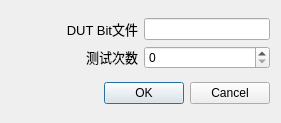
<?xml version="1.0" encoding="UTF-8"?>
<ui version="4.0">
 <class>LogicTestClass</class>
 <widget class="QDialog" name="LogicTestClass">
  <property name="geometry">
   <rect>
    <x>0</x>
    <y>0</y>
    <width>281</width>
    <height>123</height>
   </rect>
  </property>
  <property name="windowTitle">
   <string>DUT 设置</string>
  </property>
  <layout class="QGridLayout" name="gridLayout_2">
   <item row="0" column="0">
    <layout class="QGridLayout" name="gridLayout">
     <item row="0" column="0">
      <widget class="QLabel" name="labl_3">
       <property name="font">
        <font>
         <family>Arial</family>
         <pointsize>10</pointsize>
        </font>
       </property>
       <property name="text">
        <string>DUT Bit文件</string>
       </property>
       <property name="alignment">
        <set>Qt::AlignRight|Qt::AlignTrailing|Qt::AlignVCenter</set>
       </property>
      </widget>
     </item>
     <item row="0" column="1">
      <widget class="QLineEdit" name="adcTypeLineEdit">
       <property name="sizePolicy">
        <sizepolicy hsizetype="Preferred" vsizetype="Fixed">
         <horstretch>0</horstretch>
         <verstretch>0</verstretch>
        </sizepolicy>
       </property>
      </widget>
     </item>
     <item row="1" column="0">
      <widget class="QLabel" name="labl_4">
       <property name="font">
        <font>
         <family>Arial</family>
         <pointsize>10</pointsize>
        </font>
       </property>
       <property name="text">
        <string>&lt;!DOCTYPE HTML PUBLIC &quot;-//W3C//DTD HTML 4.0//EN&quot; &quot;http://www.w3.org/TR/REC-html40/strict.dtd&quot;&gt;
&lt;html&gt;&lt;head&gt;&lt;meta name=&quot;qrichtext&quot; content=&quot;1&quot; /&gt;&lt;style type=&quot;text/css&quot;&gt;
p, li { white-space: pre-wrap; }
&lt;/style&gt;&lt;/head&gt;&lt;body style=&quot; font-family:'Arial'; font-size:10pt; font-weight:400; font-style:normal;&quot;&gt;
&lt;p style=&quot; margin-top:0px; margin-bottom:0px; margin-left:0px; margin-right:0px; -qt-block-indent:0; text-indent:0px;&quot;&gt;测试次数&lt;/p&gt;&lt;/body&gt;&lt;/html&gt;</string>
       </property>
       <property name="alignment">
        <set>Qt::AlignRight|Qt::AlignTrailing|Qt::AlignVCenter</set>
       </property>
      </widget>
     </item>
     <item row="1" column="1">
      <widget class="QDoubleSpinBox" name="vaDoubleSpinBox">
       <property name="sizePolicy">
        <sizepolicy hsizetype="Preferred" vsizetype="Fixed">
         <horstretch>0</horstretch>
         <verstretch>0</verstretch>
        </sizepolicy>
       </property>
       <property name="decimals">
        <number>0</number>
       </property>
      </widget>
     </item>
    </layout>
   </item>
   <item row="1" column="0">
    <widget class="QDialogButtonBox" name="buttonBox">
     <property name="orientation">
      <enum>Qt::Horizontal</enum>
     </property>
     <property name="standardButtons">
      <set>QDialogButtonBox::Cancel|QDialogButtonBox::Ok</set>
     </property>
    </widget>
   </item>
  </layout>
 </widget>
 <layoutdefault spacing="6" margin="11"/>
 <resources/>
 <connections>
  <connection>
   <sender>buttonBox</sender>
   <signal>accepted()</signal>
   <receiver>LogicTestClass</receiver>
   <slot>accept()</slot>
   <hints>
    <hint type="sourcelabel">
     <x>140</x>
     <y>205</y>
    </hint>
    <hint type="destinationlabel">
     <x>140</x>
     <y>113</y>
    </hint>
   </hints>
  </connection>
  <connection>
   <sender>buttonBox</sender>
   <signal>rejected()</signal>
   <receiver>LogicTestClass</receiver>
   <slot>reject()</slot>
   <hints>
    <hint type="sourcelabel">
     <x>140</x>
     <y>205</y>
    </hint>
    <hint type="destinationlabel">
     <x>140</x>
     <y>113</y>
    </hint>
   </hints>
  </connection>
 </connections>
</ui>
